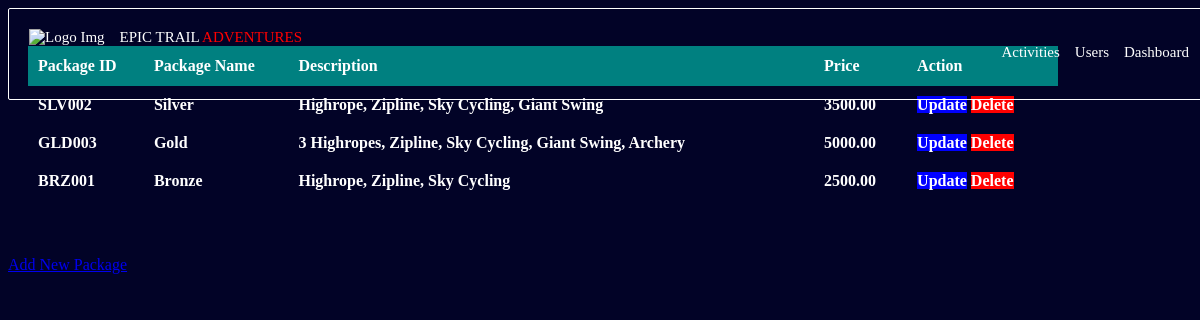
Page /packages/ on the committed database.
### myApp/models.py (models this page shows, shortened)
class Packages(models.Model):
    package_id = models.CharField(max_length=10, primary_key=True)
    package_name = models.CharField(max_length=20, unique=True)
    description = models.TextField()
    price = models.DecimalField(max_digits=8, decimal_places=2)

### myApp/views.py (the view)
# urls.py: path('packages/', views.packages, name='packages'),
def packages(request):
    packages=Packages.objects.all()
    return render(request, 'packages.html', {'packages':packages})

### myApp/templates/packages.html (shortened to what this page needs)
{% load  static %}
<!DOCTYPE html>
<html lang="en">
<head>
    <link rel="stylesheet" href="{% static 'css/styles.css' %}">
</head>
<body>
    <div class="navbar">
        <div class="logo">
          <img src="" alt="Logo Img">
          <div class="logo-name">EPIC TRAIL  <span>ADVENTURES</span></div>
        </div>
        <div class="nav-links">
          <ul>
            <li><a href="{% url 'activities' %}">Activities</a></li>
            <li><a href="{% url 'users' %}">Users</a></li>
            <li><a href="{% url 'admin_dashboard' %}">Dashboard</a></li>
          </ul>
        </div>
      </div><br>
    <div class="content">
        <div class="table">
            <table>
                <thead>
                    <tr>
                        <th>Package ID</th>
                        <th>Package Name</th>
                        <th>Description</th>
                        <th>Price</th>
                        <th>Action</th>
                    </tr>
                </thead>
                <tbody>
                    {% for package in packages %}
                    <tr>
                        <td>{{ package.package_id }}</td>
                        <td>{{ package.package_name }}</td>
                        <td>{{ package.description }}</td>
                        <td>{{ package.price }}</td>
                        <td>
                            <a href="{% url 'update_package' package.package_id %}" class="update">Update</a>
                            <a href="{% url 'delete_package' package.package_id %}" class="delete">Delete</a>
                        </td>
                    </tr>
                    {% endfor %}
                </tbody>
            </table>
        </div>
    </div><br><br>
    <a href="{% url 'add_package' %}" class="adding">Add New Package</a><br><br><br><body>
</body>
</html>

### myApp/static/css/styles.css (style rules this page uses)
body { background: rgb(2, 3, 39); color: #fff; background-size: cover; background-position: center; background-repeat: no-repeat; }
.table { padding-top: 100px; padding: 20px; }

### rows in the picture
Packages: package_id "SLV002", package_name "Silver", description "Highrope, Zipline, Sky Cycling, Giant Swing", price "3500.00"
Packages: package_id "GLD003", package_name "Gold", description "3 Highropes, Zipline, Sky Cycling, Giant Swing, Archery", price "5000.00"
Packages: package_id "BRZ001", package_name "Bronze", description "Highrope, Zipline, Sky Cycling", price "2500.00"
